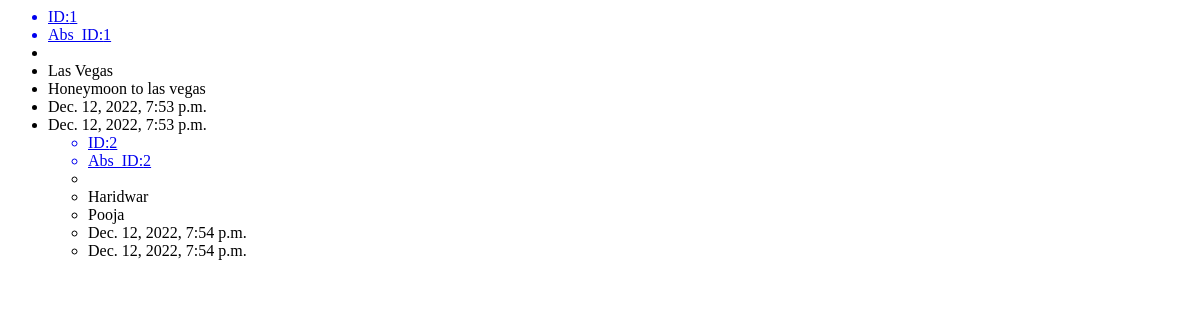
The app's page /journals/all/, older data.
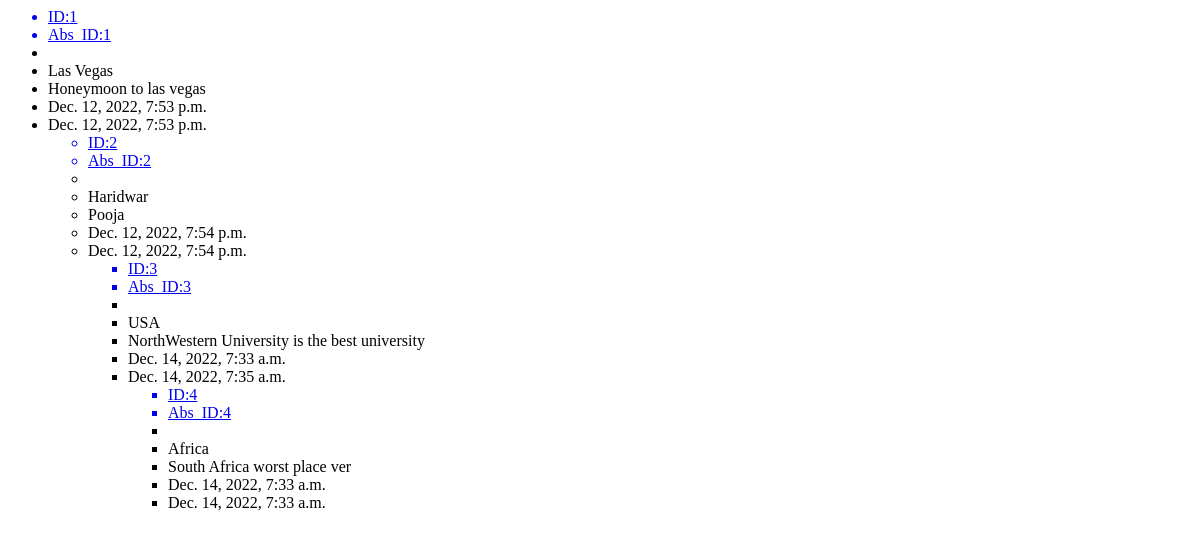
The same page, newer data.
### Journals/models.py (models this page shows, shortened)
class Journal(models.Model):
	title = models.CharField(max_length = 100)
	text_field = models.TextField(max_length = 100)
	slug = models.SlugField(unique=True,default="")
	image = models.ImageField(null=True,blank=True)
	publish = models.DateField(default=timezone.now)
	timestamp = models.DateTimeField(auto_now_add = True)
	last_updated = models.DateTimeField(auto_now = True)
	def get_absolute_url(self):
		return reverse("Journals:byId",kwargs = {'input_id':self.id})

### Journals/views.py (the view)
# urls.py: path('all/', journals_all , name = 'all'),
def journals_all(request):
	journals = Journal.objects.filter(publish__lte = timezone.now())
	context={
		'title': 'All',
		'journals':journals
	}
	return render(request , "journals_all.html" , context)

### templates/journals_all.html (shortened to what this page needs)
<html>
	<body>
		{%for journal in journals%}
			<ul>
				<a href="{%url 'Journals:byId' journal.id%}"><li>ID:{{journal.id}}</li></a>
				<a href="{{journal.get_absolute_url}}"><li>Abs_ID:{{journal.id}}</li></a>
				<li> {{journal.slug}} </li>
				<li> {{journal.title}} </li>
				<li> {{journal.text_field}} </li>
				<li> {{journal.timestamp}} </li>
				<li> {{journal.last_updated}} </li>
			{%endfor%}
	</body>
</html>

Row changes from the older to the newer data that the page shows:
added Journal: id "3", title "USA", text_field "NorthWestern University is the best university", timestamp "Dec. 14, 2022, 7:33 a.m.", last_updated "Dec. 14, 2022, 7:35 a.m."
added Journal: id "4", title "Africa", text_field "South Africa worst place ver", timestamp "Dec. 14, 2022, 7:33 a.m.", last_updated "Dec. 14, 2022, 7:33 a.m."
